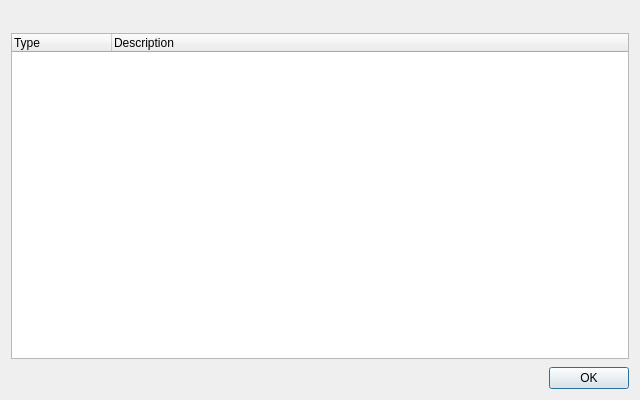
<?xml version="1.0" encoding="UTF-8"?>
<ui version="4.0">
 <class>QCExceptionDialog</class>
 <widget class="QDialog" name="QCExceptionDialog">
  <property name="geometry">
   <rect>
    <x>0</x>
    <y>0</y>
    <width>640</width>
    <height>400</height>
   </rect>
  </property>
  <property name="windowTitle">
   <string>QC Exception Information</string>
  </property>
  <layout class="QVBoxLayout" name="verticalLayout">
   <property name="spacing">
    <number>8</number>
   </property>
   <item>
    <widget class="QLabel" name="summaryLabel">
     <property name="text">
      <string/>
     </property>
     <property name="wordWrap">
      <bool>true</bool>
     </property>
    </widget>
   </item>
   <item>
    <widget class="QTreeWidget" name="exceptionTreeWidget">
     <property name="columnCount">
      <number>2</number>
     </property>
     <column>
      <property name="text">
       <string>Type</string>
      </property>
     </column>
     <column>
      <property name="text">
       <string>Description</string>
      </property>
     </column>
    </widget>
   </item>
   <item>
    <widget class="QDialogButtonBox" name="buttonBox">
     <property name="standardButtons">
      <set>QDialogButtonBox::Ok</set>
     </property>
    </widget>
   </item>
  </layout>
 </widget>
 <connections/>
</ui>
